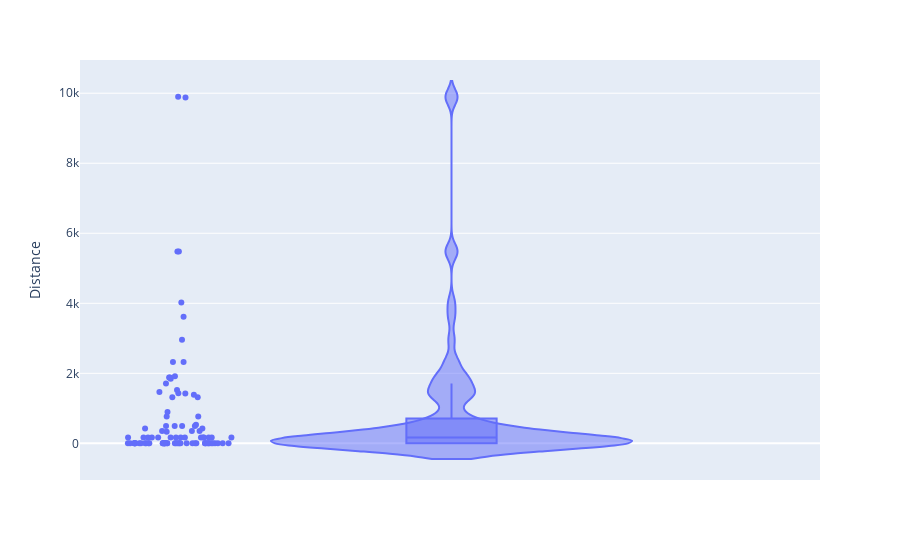
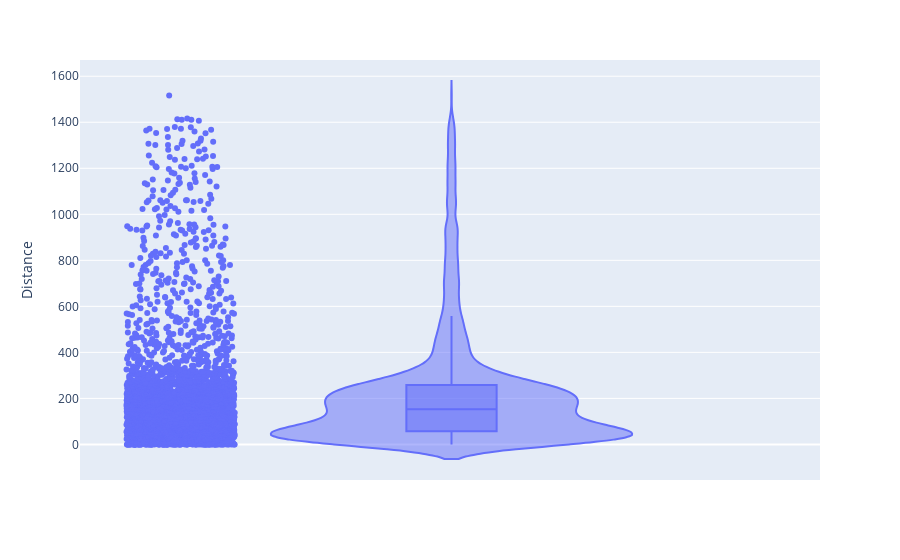

The notebook cell saved with these charts, in order:
### Code cell
distances_array = calculate_distances_from_reactions(samples_gapsplit, samples_gapsplit_loopless_solutions, ec_cobra_model_biomass_obj_0_opt)
violin_plot_samples_distances(distances_array)


distances_array = calculate_distances_from_samples(samples_gapsplit, samples_gapsplit_loopless_solutions, ec_cobra_model_biomass_obj_0_opt)
violin_plot_samples_distances(distances_array)

### Figure 1 — Plotly figure (JSON) as saved in the notebook; plotly's stock layout.template omitted (floating-point values rounded to 4 significant figures)
{"data": [{"alignmentgroup": "True", "box": {"visible": true}, "hovertemplate": "Distance=%{y}<extra></extra>", "legendgroup": "", "marker": {"color": "#636efa"}, "name": "", "offsetgroup": "", "orientation": "v", "points": "all", "scalegroup": "True", "showlegend": false, "type": "violin", "x0": " ", "xaxis": "x", "y": [1431.0, 2.078e-13, 494.5, 164.8, 494.5, 4.595e-14, 3.182e-14, 164.8, 2.999e-13, 1.489e-14, 8.882e-16, 1.744e-13, 1521.0, 164.8, 164.8, 4024.0, 1427.0, 1.744e-13, 1884.0, 1884.0, 353.8, 1707.0, 1.745e-13, 1846.0, 2.147e-14, 1.144e-14, 1.167e-12, 329.7, 164.8, 164.8, 2322.0, 3.655e-13, 6.168e-14, 164.8, 2322.0, 1.367e-14, 9880.0, 353.8, 164.8, 2960.0, 164.8, 164.8, 164.8, 0, 0, 0, 1.162e-12, 0, 0, 0, 0, 0, 0, 0, 2.147e-11, 2.106e-12, 0, 0, 2.096e-13, 1.821e-13, 2.999e-13, 0, 0, 164.8, 1466.0, 5479.0, 5479.0, 9902.0, 0, 164.8, 0, 494.5, 164.8, 2.983e-14, 1917.0, 0, 1313.0, 1385.0, 1313.0, 9.9e-15, 494.5, 2.115e-12, 353.8, 420.8, 6.185e-14, 420.8, 0, 768.0, 898.4, 766.2, 164.8, 3616.0, 2.096e-13, 4.248e-13, 532.2], "y0": " ", "yaxis": "y"}], "layout": {"legend": {"tracegroupgap": 0}, "margin": {"t": 60}, "violinmode": "group", "xaxis": {"anchor": "y", "domain": [0, 1]}, "yaxis": {"anchor": "x", "domain": [0, 1], "title": {"text": "Distance"}}}}

### Figure 2 — Plotly figure (JSON) as saved in the notebook; plotly's stock layout.template omitted (floating-point values rounded to 4 significant figures; data arrays with more than 128 entries replaced by an {"elided": "..."} marker saying what was removed)
{"data": [{"alignmentgroup": "True", "box": {"visible": true}, "hovertemplate": "Distance=%{y}<extra></extra>", "legendgroup": "", "marker": {"color": "#636efa"}, "name": "", "offsetgroup": "", "orientation": "v", "points": "all", "scalegroup": "True", "showlegend": false, "type": "violin", "x0": " ", "xaxis": "x", "y": {"elided": "3000 float values"}, "y0": " ", "yaxis": "y"}], "layout": {"legend": {"tracegroupgap": 0}, "margin": {"t": 60}, "violinmode": "group", "xaxis": {"anchor": "y", "domain": [0, 1]}, "yaxis": {"anchor": "x", "domain": [0, 1], "title": {"text": "Distance"}}}}
